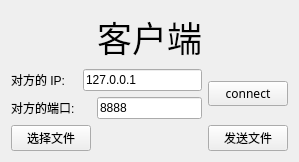
<?xml version="1.0" encoding="UTF-8"?>
<ui version="4.0">
 <class>Widget</class>
 <widget class="QWidget" name="Widget">
  <property name="geometry">
   <rect>
    <x>0</x>
    <y>0</y>
    <width>285</width>
    <height>141</height>
   </rect>
  </property>
  <property name="windowTitle">
   <string>Widget</string>
  </property>
  <layout class="QGridLayout" name="gridLayout">
   <item row="0" column="0" colspan="2">
    <spacer name="horizontalSpacer">
     <property name="orientation">
      <enum>Qt::Horizontal</enum>
     </property>
     <property name="sizeHint" stdset="0">
      <size>
       <width>72</width>
       <height>20</height>
      </size>
     </property>
    </spacer>
   </item>
   <item row="0" column="3">
    <spacer name="horizontalSpacer_2">
     <property name="orientation">
      <enum>Qt::Horizontal</enum>
     </property>
     <property name="sizeHint" stdset="0">
      <size>
       <width>72</width>
       <height>20</height>
      </size>
     </property>
    </spacer>
   </item>
   <item row="1" column="0">
    <widget class="QLabel" name="label">
     <property name="minimumSize">
      <size>
       <width>66</width>
       <height>16</height>
      </size>
     </property>
     <property name="text">
      <string>对方的 IP: </string>
     </property>
    </widget>
   </item>
   <item row="1" column="1" colspan="2">
    <widget class="QLineEdit" name="lineEdit_ip">
     <property name="text">
      <string>127.0.0.1</string>
     </property>
    </widget>
   </item>
   <item row="1" column="3" rowspan="2">
    <widget class="QPushButton" name="pushButton_Connect">
     <property name="font">
      <font>
       <family>Source Code Pro</family>
       <pointsize>9</pointsize>
       <weight>50</weight>
       <bold>false</bold>
      </font>
     </property>
     <property name="text">
      <string>connect</string>
     </property>
    </widget>
   </item>
   <item row="2" column="0" colspan="2">
    <widget class="QLabel" name="label_2">
     <property name="minimumSize">
      <size>
       <width>72</width>
       <height>16</height>
      </size>
     </property>
     <property name="text">
      <string>对方的端口: </string>
     </property>
    </widget>
   </item>
   <item row="2" column="2">
    <widget class="QLineEdit" name="lineEdit_port">
     <property name="text">
      <string>8888</string>
     </property>
    </widget>
   </item>
   <item row="3" column="0" colspan="2">
    <widget class="QPushButton" name="pushButton_File">
     <property name="text">
      <string>选择文件</string>
     </property>
    </widget>
   </item>
   <item row="3" column="2">
    <spacer name="horizontalSpacer_3">
     <property name="orientation">
      <enum>Qt::Horizontal</enum>
     </property>
     <property name="sizeHint" stdset="0">
      <size>
       <width>102</width>
       <height>20</height>
      </size>
     </property>
    </spacer>
   </item>
   <item row="3" column="3">
    <widget class="QPushButton" name="pushButton_Send">
     <property name="text">
      <string>发送文件</string>
     </property>
    </widget>
   </item>
   <item row="0" column="2">
    <widget class="QLabel" name="label_3">
     <property name="font">
      <font>
       <family>Agency FB</family>
       <pointsize>26</pointsize>
       <weight>50</weight>
       <bold>false</bold>
      </font>
     </property>
     <property name="text">
      <string>客户端</string>
     </property>
    </widget>
   </item>
  </layout>
 </widget>
 <layoutdefault spacing="6" margin="11"/>
 <resources/>
 <connections/>
</ui>
